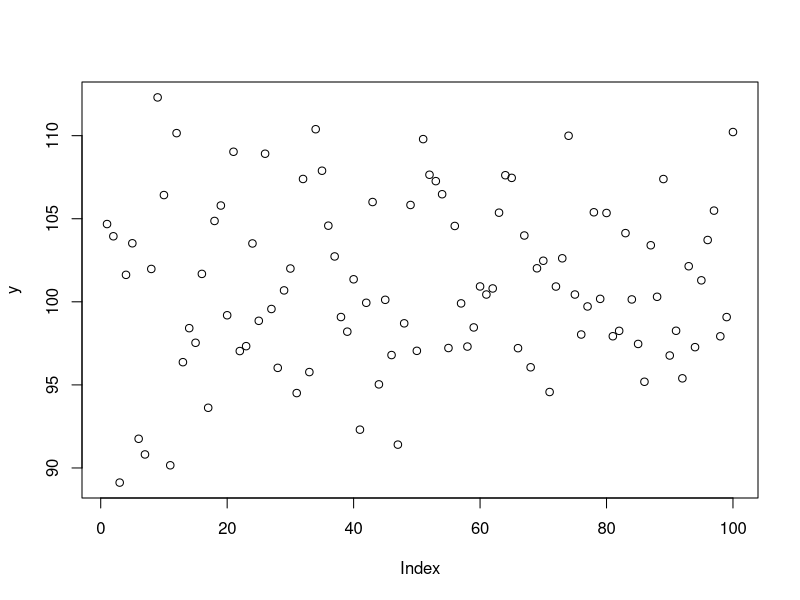

Source code (R):
## ---- chunk 1
knitr::opts_chunk$set(echo = TRUE)
## ---- chunk 2
x <- rnorm(100, 40, 3)
x

y <- rnorm(100, 100, 5)
y

fit <- lm(y ~ x)
summary(fit)
## ---- chunk 3
plot(y)
